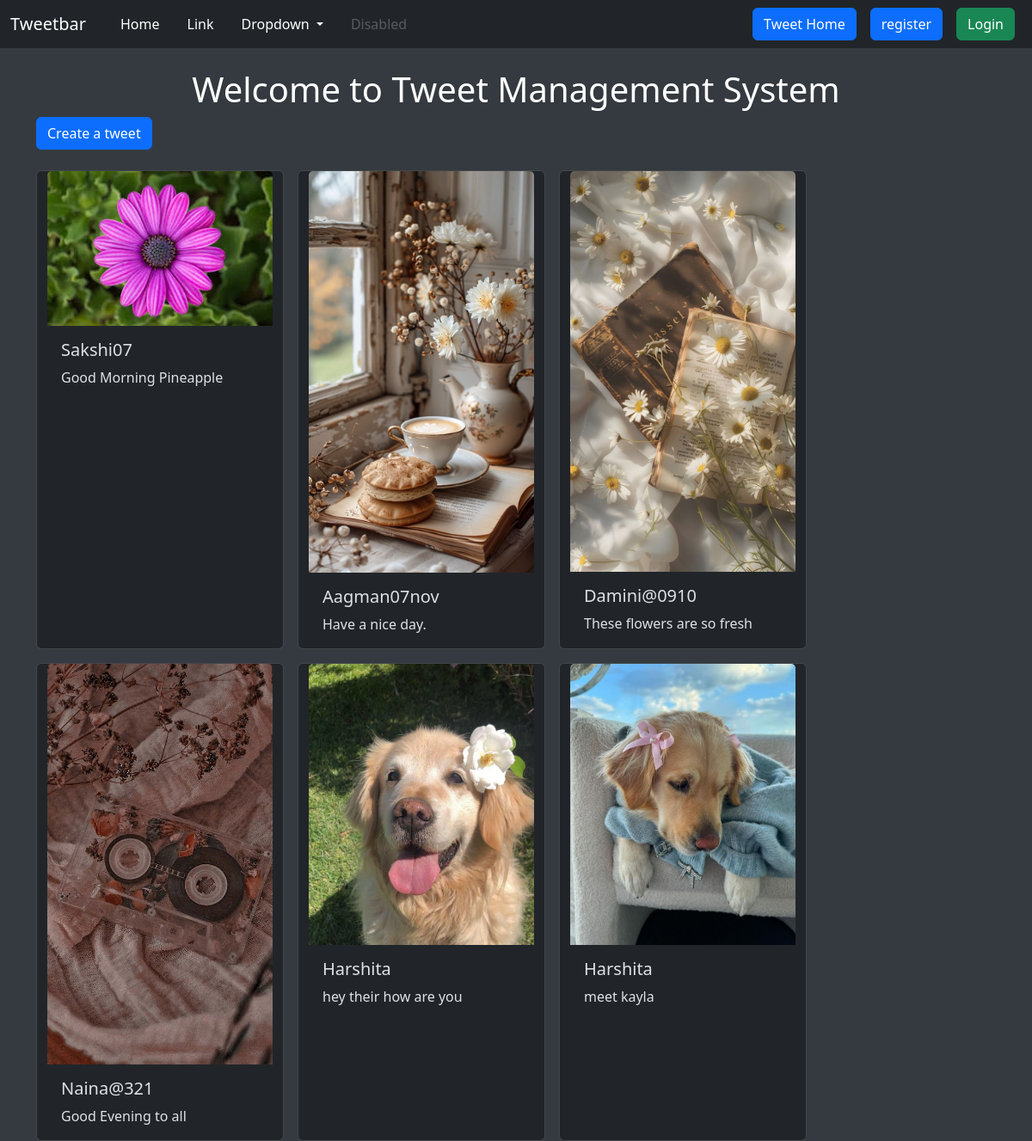
The page / on the database its author committed.
### tweet/models.py (models this page shows, shortened)
class Tweet(models.Model):
    user = models.ForeignKey(User, on_delete=models.CASCADE)
    text = models.TextField(max_length=240)
    photo = models.ImageField(upload_to='photos/', blank=True, null=True)
    created_at = models.DateTimeField(auto_now_add=True)
    updated_at = models.DateTimeField(auto_now=True)

### tweet/views.py (the view)
# urls.py: path('', views.tweet_list, name='tweet_list'),
def tweet_list(request):
    tweets = Tweet.objects.all().order_by('-created_at')
    return render(request, 'tweet_list.html', {'tweets': tweets})

### tweet/templates/tweet_list.html (shortened to what this page needs)
{% extends "layout.html" %}
{% load static %}
{% block content %}
<h1 class="text-center mt-4">Welcome to Tweet Management System</h1>
<a class="btn btn-primary mb-4" href="{% url 'tweet_create' %}">Create a tweet</a>
<div class="container row gap-3">
    {% for tweet in tweets %}
    <div class="card" style="width: 18rem;">
        {% if tweet.photo %}
        <img src="{{ tweet.photo.url }}" class="card-img-top" alt="Tweet photo">
        {% else %}
        <img src="{% static 'default_image.jpg' %}" class="card-img-top" alt="Default image">
        {% endif %}
        <div class="card-body">
            <h5 class="card-title">{{ tweet.user.username }}</h5>
            <p class="card-text">{{ tweet.text }}</p>
        </div>
    </div>
    {% endfor %}
</div>
{% endblock %}

### templates/layout.html (shortened to what this page needs)
{% load static %}
<!DOCTYPE html>
<html lang="en" data-bs-theme="dark">
<head>
    <link href="https://cdn.jsdelivr.net/npm/bootstrap@5.3.3/dist/css/bootstrap.min.css" rel="stylesheet">
</head>
<body>
    <nav class="navbar navbar-expand-lg navbar-dark">
        <div class="container-fluid">
            <a class="navbar-brand" href="#">Tweetbar</a>
            <div class="collapse navbar-collapse" id="navbarSupportedContent">
                <ul class="navbar-nav me-auto mb-2 mb-lg-0">
                    <li class="nav-item">
                        <a class="nav-link active" aria-current="page" href="#">Home</a>
                    </li>
                    <li class="nav-item">
                        <a class="nav-link" href="#">Link</a>
                    </li>
                    <li class="nav-item dropdown">
                        <a class="nav-link dropdown-toggle" href="#" role="button" data-bs-toggle="dropdown" aria-expanded="false">
                            Dropdown
                        </a>
                    </li>
                    <li class="nav-item">
                        <a class="nav-link disabled" aria-disabled="true">Disabled</a>
                    </li>
                </ul>
                <form class="d-flex" role="search">
                    <a href ="{% url 'tweet_list' %}" class="btn btn-primary mx-2">Tweet Home</a>
                    {% if user.is_authenticated %}
                    <form method="post" action="{% url 'logout' %}">
                    {% csrf_token %}
                    <button class="btn btn-danger"type="submit">logout
                    </button>
                    </form>
                    {% else %}
                    <a href ="{% url 'register' %}" class="btn btn-primary mx-2">register</a>
                    <a href ="{% url 'login' %}" class="btn btn-success mx-2">Login</a>
                    {% endif %}
                </form>
            </div>
        </div>
    </nav>
    <div class="container mt-3">
        {% block content %}{% endblock %}
    </div>
</body>
</html>

### templates/layout.html (style rules this page uses)
body { background-color: #343a40; color: #ffffff; }
.navbar { background-color: #212529; }
.navbar-brand, .nav-link { color: #ffffff; }
.nav-item { margin-left: 1rem; }

### rows shown on the page
Tweet: photo (picture), user.username "Sakshi07", text "Good Morning Pineapple"
Tweet: photo (picture), user.username "Aagman07nov", text "Have a nice day."
Tweet: photo (picture), user.username "Damini@0910", text "These flowers are so fresh"
Tweet: photo (picture), user.username "Naina@321", text "Good Evening to all"
Tweet: photo (picture), user.username "Harshita", text "hey their how are you"
Tweet: photo (picture), user.username "Harshita", text "meet kayla"
